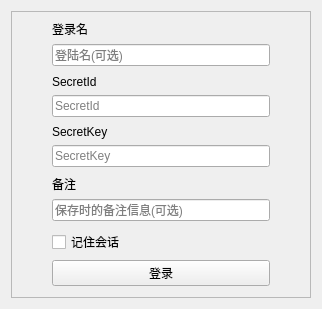
<?xml version="1.0" encoding="UTF-8"?>
<ui version="4.0">
 <class>LoginWidget</class>
 <widget class="QWidget" name="LoginWidget">
  <property name="geometry">
   <rect>
    <x>0</x>
    <y>0</y>
    <width>322</width>
    <height>309</height>
   </rect>
  </property>
  <property name="windowTitle">
   <string>登录</string>
  </property>
  <layout class="QVBoxLayout" name="verticalLayout_4">
   <item>
    <widget class="QFrame" name="frame">
     <property name="frameShape">
      <enum>QFrame::Shape::StyledPanel</enum>
     </property>
     <property name="frameShadow">
      <enum>QFrame::Shadow::Raised</enum>
     </property>
     <layout class="QVBoxLayout" name="verticalLayout_3">
      <property name="leftMargin">
       <number>40</number>
      </property>
      <property name="topMargin">
       <number>6</number>
      </property>
      <property name="rightMargin">
       <number>40</number>
      </property>
      <item>
       <spacer name="verticalSpacer_2">
        <property name="orientation">
         <enum>Qt::Orientation::Vertical</enum>
        </property>
        <property name="sizeHint" stdset="0">
         <size>
          <width>20</width>
          <height>40</height>
         </size>
        </property>
       </spacer>
      </item>
      <item>
       <widget class="QLabel" name="loginNameLabel">
        <property name="text">
         <string>登录名</string>
        </property>
       </widget>
      </item>
      <item>
       <widget class="QLineEdit" name="loginNameLineEdit">
        <property name="placeholderText">
         <string>登陆名(可选)</string>
        </property>
       </widget>
      </item>
      <item>
       <spacer name="verticalSpacer_6">
        <property name="orientation">
         <enum>Qt::Orientation::Vertical</enum>
        </property>
        <property name="sizeHint" stdset="0">
         <size>
          <width>20</width>
          <height>40</height>
         </size>
        </property>
       </spacer>
      </item>
      <item>
       <widget class="QLabel" name="idLabel">
        <property name="text">
         <string>SecretId</string>
        </property>
       </widget>
      </item>
      <item>
       <widget class="QLineEdit" name="idLineEdit">
        <property name="placeholderText">
         <string>SecretId</string>
        </property>
        <property name="clearButtonEnabled">
         <bool>true</bool>
        </property>
       </widget>
      </item>
      <item>
       <spacer name="verticalSpacer_3">
        <property name="orientation">
         <enum>Qt::Orientation::Vertical</enum>
        </property>
        <property name="sizeHint" stdset="0">
         <size>
          <width>20</width>
          <height>40</height>
         </size>
        </property>
       </spacer>
      </item>
      <item>
       <widget class="QLabel" name="keyLabel">
        <property name="text">
         <string>SecretKey</string>
        </property>
       </widget>
      </item>
      <item>
       <widget class="QLineEdit" name="ketLineEdit">
        <property name="echoMode">
         <enum>QLineEdit::EchoMode::Password</enum>
        </property>
        <property name="placeholderText">
         <string>SecretKey</string>
        </property>
       </widget>
      </item>
      <item>
       <spacer name="verticalSpacer_4">
        <property name="orientation">
         <enum>Qt::Orientation::Vertical</enum>
        </property>
        <property name="sizeHint" stdset="0">
         <size>
          <width>20</width>
          <height>40</height>
         </size>
        </property>
       </spacer>
      </item>
      <item>
       <widget class="QLabel" name="markLabel">
        <property name="text">
         <string>备注</string>
        </property>
       </widget>
      </item>
      <item>
       <widget class="QLineEdit" name="markLineEdit">
        <property name="placeholderText">
         <string>保存时的备注信息(可选)</string>
        </property>
       </widget>
      </item>
      <item>
       <spacer name="verticalSpacer_5">
        <property name="orientation">
         <enum>Qt::Orientation::Vertical</enum>
        </property>
        <property name="sizeHint" stdset="0">
         <size>
          <width>20</width>
          <height>40</height>
         </size>
        </property>
       </spacer>
      </item>
      <item>
       <widget class="QCheckBox" name="checkBox">
        <property name="text">
         <string>记住会话</string>
        </property>
       </widget>
      </item>
      <item>
       <widget class="QPushButton" name="loginButton">
        <property name="text">
         <string>登录</string>
        </property>
       </widget>
      </item>
      <item>
       <spacer name="verticalSpacer">
        <property name="orientation">
         <enum>Qt::Orientation::Vertical</enum>
        </property>
        <property name="sizeHint" stdset="0">
         <size>
          <width>20</width>
          <height>40</height>
         </size>
        </property>
       </spacer>
      </item>
     </layout>
    </widget>
   </item>
  </layout>
 </widget>
 <resources/>
 <connections/>
</ui>
